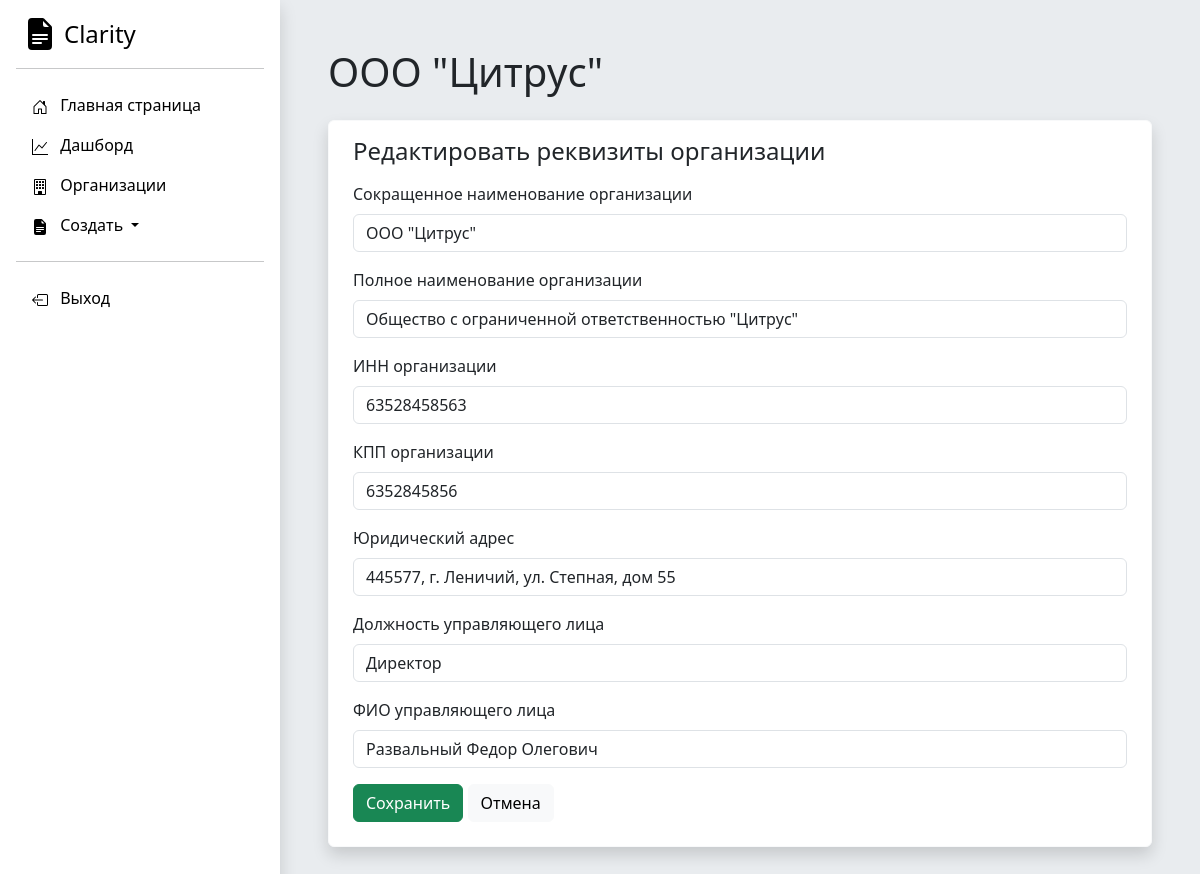
The app's page /organization/5/edit/ (signed in) with its own data.
### Accounting/models.py (models this page shows, shortened)
class Organization(models.Model):
    full_name = models.CharField('Полное наименование', max_length=250)
    short_name = models.CharField('Краткое наименование', max_length=250)
    inn = models.IntegerField('ИНН')
    kpp = models.IntegerField('КПП')
    ur_adres = models.TextField('Юридический адрес')
    management_full_name = models.CharField('Управляющее лицо', max_length=250)
    management_post = models.CharField('Должность управляющего лица', max_length=250)
    class Meta:
        verbose_name = "Юридическое лицо"
        verbose_name_plural = "Юридические лица"

### Accounting/views.py (the view, shortened to what this page needs)
# urls.py: path('organization/<int:pk>/edit/', views.organization_edit, name='organization-edit'),
@login_required
def organization_edit(request, pk):
    organization = Organization.objects.get(id=pk)
    error = ''
    form = OrganizationForm(instance=organization)
    context = {
        'form': form,
        'organization': organization,
        'error': error
    }
    return render(request, 'Accounting/organization-edit.html', context)

### DAM/templates/Accounting/organization-edit.html (shortened to what this page needs)
{% extends 'Accounting/base.html' %}
{% block content %}
<h1 class="mb-4">{{ organization.short_name }}</h1>
<div class="card border-light shadow p-3 bg-body rounded">
    <h4 class="ms-2">Редактировать реквизиты организации </h4>
  <div class="m-2">
<form method="post">
  <div class="mb-3">
  <label class="form-label">Сокращенное наименование организации</label>
{{ form.short_name }}
      </div>
        <div class="mb-3">
  <label class="form-label">Полное наименование организации</label>
{{ form.full_name }}
      </div>
    <div class="mb-3">
  <label class="form-label">ИНН организации</label>
 {{ form.inn }}
      </div>
            <div class="mb-3">
  <label class="form-label">КПП организации</label>
 {{ form.kpp }}
      </div>
            <div class="mb-3">
  <label class="form-label">Юридический адрес</label>
 {{ form.ur_adres }}
      </div>
        <div class="mb-3">
         <label class="form-label">Должность управляющего лица</label>
 {{ form.management_post }}
      </div>
        <div class="mb-3">
     <label class="form-label">ФИО управляющего лица</label>
 {{ form.management_full_name }}
      </div>
  <div class="d-grid gap-2 d-md-block">
      <button type="submit"  class="btn btn-success" type="button">Сохранить</button>
  <a class="btn btn-light" href="/organization/{{ organization.id }}">Отмена</a>
</div>
</form>
</div>
</div>
{% endblock %}

### records on screen
Organization: short_name "ООО \"Цитрус\"", full_name "Общество с ограниченной ответственностью \"Цитрус\"", inn "63528458563", kpp "6352845856", ur_adres "445577, г. Леничий, ул. Степная, дом 55", management_post "Директор", management_full_name "Развальный Федор Олегович"
